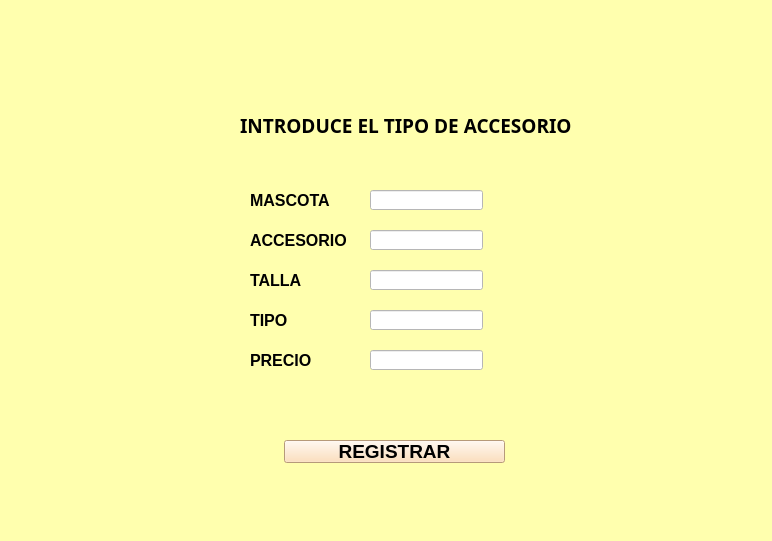
<?xml version="1.0" encoding="UTF-8"?>
<ui version="4.0">
 <class>MainWindow</class>
 <widget class="QMainWindow" name="MainWindow">
  <property name="geometry">
   <rect>
    <x>0</x>
    <y>0</y>
    <width>772</width>
    <height>541</height>
   </rect>
  </property>
  <property name="font">
   <font>
    <pointsize>12</pointsize>
    <weight>75</weight>
    <bold>true</bold>
   </font>
  </property>
  <property name="windowTitle">
   <string>MainWindow</string>
  </property>
  <property name="styleSheet">
   <string notr="true">background-color: rgb(255, 255, 174);</string>
  </property>
  <widget class="QWidget" name="centalwidget">
   <widget class="QLabel" name="label_accesorios">
    <property name="geometry">
     <rect>
      <x>240</x>
      <y>110</y>
      <width>361</width>
      <height>31</height>
     </rect>
    </property>
    <property name="font">
     <font>
      <family>Aharoni</family>
      <pointsize>14</pointsize>
      <weight>75</weight>
      <bold>true</bold>
     </font>
    </property>
    <property name="text">
     <string>INTRODUCE EL TIPO DE ACCESORIO</string>
    </property>
   </widget>
   <widget class="QLabel" name="label_2">
    <property name="geometry">
     <rect>
      <x>250</x>
      <y>190</y>
      <width>91</width>
      <height>20</height>
     </rect>
    </property>
    <property name="font">
     <font>
      <pointsize>12</pointsize>
      <weight>75</weight>
      <bold>true</bold>
     </font>
    </property>
    <property name="text">
     <string>MASCOTA</string>
    </property>
   </widget>
   <widget class="QLabel" name="label">
    <property name="geometry">
     <rect>
      <x>250</x>
      <y>230</y>
      <width>201</width>
      <height>20</height>
     </rect>
    </property>
    <property name="font">
     <font>
      <pointsize>12</pointsize>
      <weight>75</weight>
      <bold>true</bold>
     </font>
    </property>
    <property name="text">
     <string>ACCESORIO</string>
    </property>
   </widget>
   <widget class="QLineEdit" name="entrada_mascota_accesorios">
    <property name="geometry">
     <rect>
      <x>370</x>
      <y>190</y>
      <width>113</width>
      <height>20</height>
     </rect>
    </property>
    <property name="styleSheet">
     <string notr="true">background-color: rgb(255, 255, 255);</string>
    </property>
   </widget>
   <widget class="QLineEdit" name="entrada_accesorios">
    <property name="geometry">
     <rect>
      <x>370</x>
      <y>230</y>
      <width>113</width>
      <height>20</height>
     </rect>
    </property>
    <property name="styleSheet">
     <string notr="true">background-color: rgb(255, 255, 255);</string>
    </property>
   </widget>
   <widget class="QLabel" name="label_4">
    <property name="geometry">
     <rect>
      <x>250</x>
      <y>270</y>
      <width>201</width>
      <height>20</height>
     </rect>
    </property>
    <property name="font">
     <font>
      <pointsize>12</pointsize>
      <weight>75</weight>
      <bold>true</bold>
     </font>
    </property>
    <property name="text">
     <string>TALLA</string>
    </property>
   </widget>
   <widget class="QLineEdit" name="entrada_talla_accesorios">
    <property name="geometry">
     <rect>
      <x>370</x>
      <y>270</y>
      <width>113</width>
      <height>20</height>
     </rect>
    </property>
    <property name="styleSheet">
     <string notr="true">background-color: rgb(255, 255, 255);</string>
    </property>
   </widget>
   <widget class="QLabel" name="label_5">
    <property name="geometry">
     <rect>
      <x>250</x>
      <y>310</y>
      <width>201</width>
      <height>20</height>
     </rect>
    </property>
    <property name="font">
     <font>
      <pointsize>12</pointsize>
      <weight>75</weight>
      <bold>true</bold>
     </font>
    </property>
    <property name="text">
     <string>TIPO</string>
    </property>
   </widget>
   <widget class="QLineEdit" name="entrada_tipo_accesorios">
    <property name="geometry">
     <rect>
      <x>370</x>
      <y>310</y>
      <width>113</width>
      <height>20</height>
     </rect>
    </property>
    <property name="styleSheet">
     <string notr="true">background-color: rgb(255, 255, 255);</string>
    </property>
   </widget>
   <widget class="QLabel" name="label_6">
    <property name="geometry">
     <rect>
      <x>250</x>
      <y>350</y>
      <width>201</width>
      <height>20</height>
     </rect>
    </property>
    <property name="font">
     <font>
      <pointsize>12</pointsize>
      <weight>75</weight>
      <bold>true</bold>
     </font>
    </property>
    <property name="text">
     <string>PRECIO</string>
    </property>
   </widget>
   <widget class="QLineEdit" name="entrada_precio_accesorios">
    <property name="geometry">
     <rect>
      <x>370</x>
      <y>350</y>
      <width>113</width>
      <height>20</height>
     </rect>
    </property>
    <property name="styleSheet">
     <string notr="true">background-color: rgb(255, 255, 255);</string>
    </property>
   </widget>
   <widget class="QPushButton" name="boton_registrar_accesorios">
    <property name="geometry">
     <rect>
      <x>284</x>
      <y>440</y>
      <width>221</width>
      <height>23</height>
     </rect>
    </property>
    <property name="font">
     <font>
      <pointsize>14</pointsize>
      <weight>75</weight>
      <bold>true</bold>
     </font>
    </property>
    <property name="styleSheet">
     <string notr="true">background-color: rgb(255, 216, 171);</string>
    </property>
    <property name="text">
     <string>REGISTRAR</string>
    </property>
   </widget>
  </widget>
  <widget class="QStatusBar" name="statusbar"/>
 </widget>
 <resources/>
 <connections/>
</ui>
